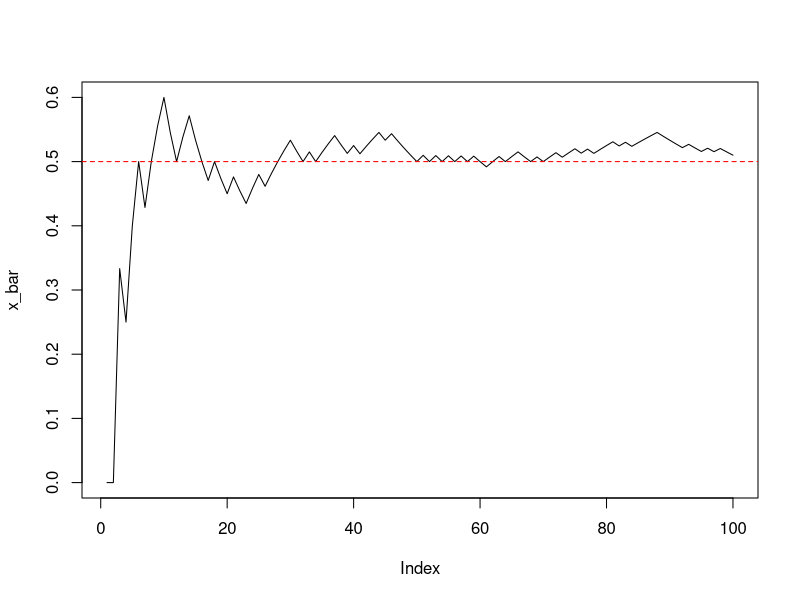
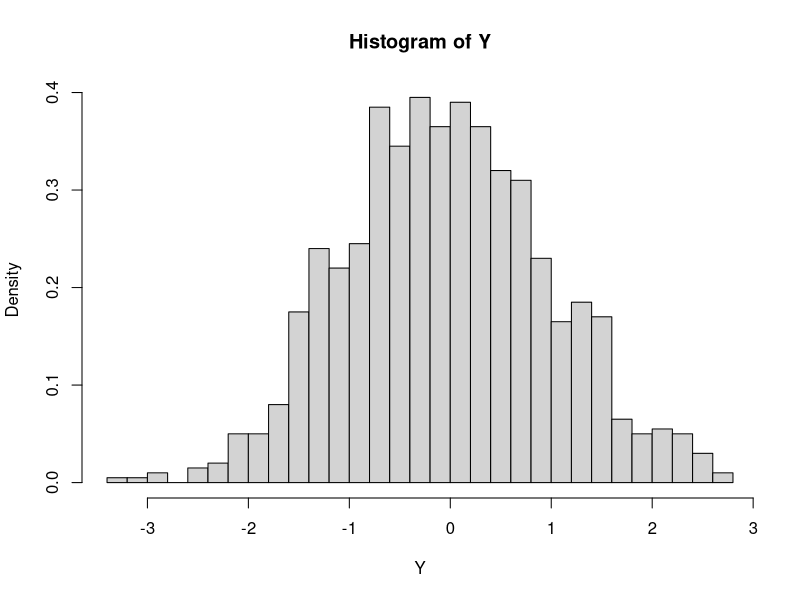
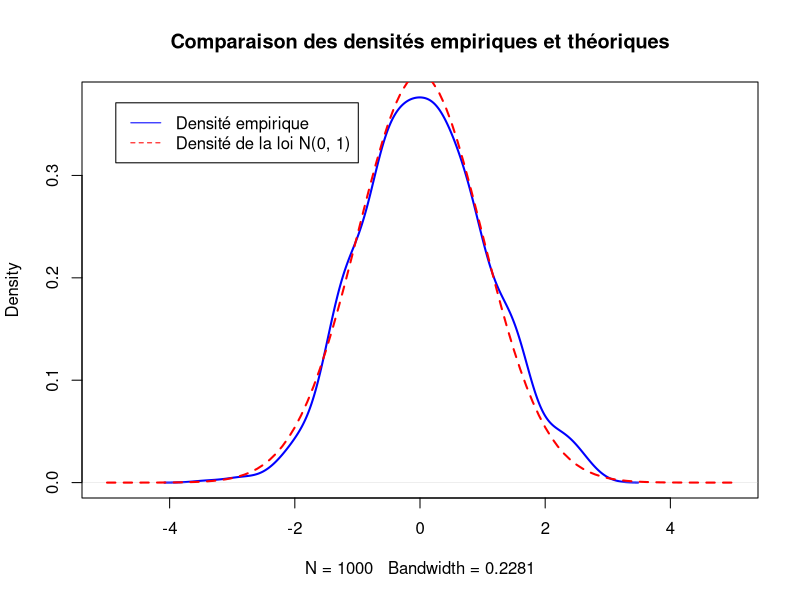
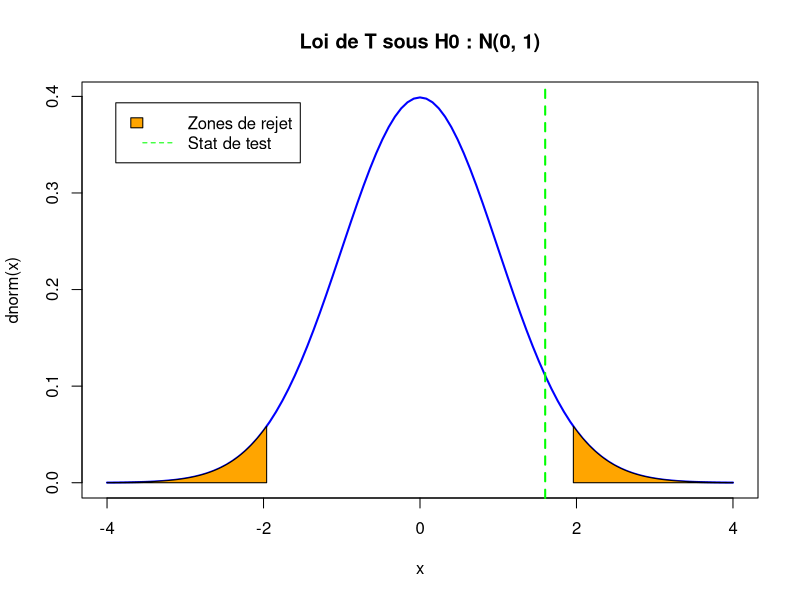

Reproduce these figures in R, in order.
## ---- chunk 1
set.seed(1986)

n <- 100     # nombre de lancers
p <- 0.5     # Probabilité d'avoir un pile

# Simulation de n lancers
X <- rbinom(n, 1, prob = p)

# Quelques statistiques descriptives
mean(X)
var(X)     # p * (1-p)
table(X)
prop.table(table(X))
## ---- chunk 2
x_bar <- rep(NA, n)
for (i in 1:n) {
  x_bar[i] <- sum(X[1:i]) / i
}
plot(x_bar, type = "l")
abline(h = p, col = "red", lty = 2)
## ---- chunk 3
L <- 1000
x_bar <- rep(NA, L)
for (i in 1:L){
  X <- rbinom(n, 1, prob = p)
  x_bar[i] <- mean(X)
}

# Nous normalisons
Y <- sqrt(n) * (x_bar - p) / sqrt(p * (1 - p))
hist(Y, breaks = 30, probability = TRUE)
## ---- chunk 4
plot(density(Y), xlim = c(-5, 5), col = "blue", lwd = 2,
     main = "Comparaison des densités empiriques et théoriques")
curve(dnorm(x), add = TRUE, col = "red", lwd = 2, lty = 2)
legend("topleft", inset = 0.05, lty = c(1, 2),
       c("Densité empirique", "Densité de la loi N(0, 1)"), 
       col = c("blue", "red"))
## ---- chunk 5
n <- 100
nb_pile <- 58
X <- c(rep(1, nb_pile), rep(0, n - nb_pile))
table(X)
## ---- chunk 6
alpha <- 0.05
x_bar <- mean(X)
## ---- chunk 7
T <- sqrt(n) * (x_bar - 0.5) / sqrt(p * (1 - p)); T
## ---- chunk 8
c(-1, 1) * qnorm(1 - alpha / 2)
## ---- chunk 9
T > qnorm(1 - alpha / 2) & T > qnorm(1 - alpha / 2)
## ---- chunk 10
#| code-fold: true
curve(dnorm(x), col = "blue", lwd = 2, xlim = c(-4, 4),
      main = "Loi de T sous H0 : N(0, 1)")

zone_rejet_gauche <- seq(-4, qnorm(alpha/2), 0.01)
zone_rejet_droite <- seq(qnorm(1-alpha/2), 4, 0.01)
polygon(x = c(zone_rejet_gauche[1], zone_rejet_gauche, zone_rejet_gauche[length(zone_rejet_gauche)]), 
        y = c(0, dnorm(zone_rejet_gauche), 0), 
        col = "orange")
polygon(x = c(zone_rejet_droite[1], zone_rejet_droite, zone_rejet_droite[length(zone_rejet_droite)]), 
        y = c(0, dnorm(zone_rejet_droite), 0), 
        col = "orange")

rug(T, lwd = 2, col = "green", ticksize = 1, lty = 2)

legend("topleft", inset=.05, 
       c("Zones de rejet", "Stat de test"), 
       fill = c("orange", NA), lty = c(NA, 2), col = c("orange", "green"),border=c(1,0))
## ---- chunk 11
p_val <- 2 * (1 - pnorm(T)) ; p_val
